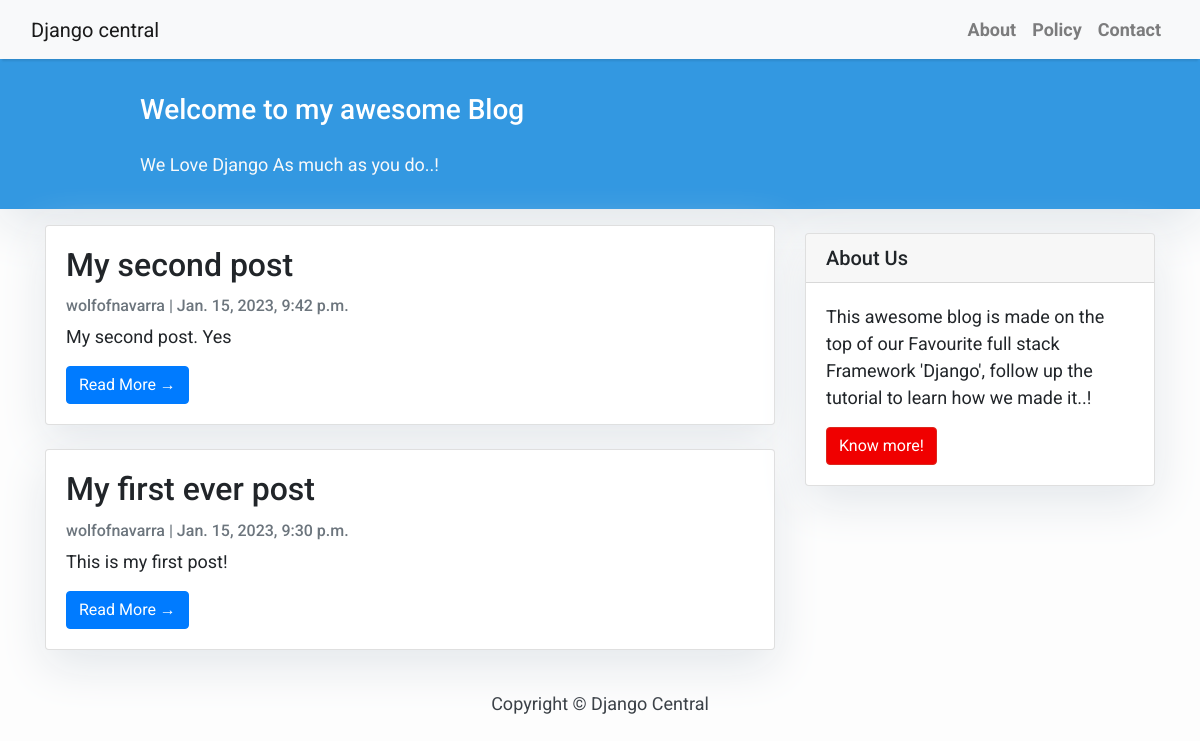
Before: / with the older database file.
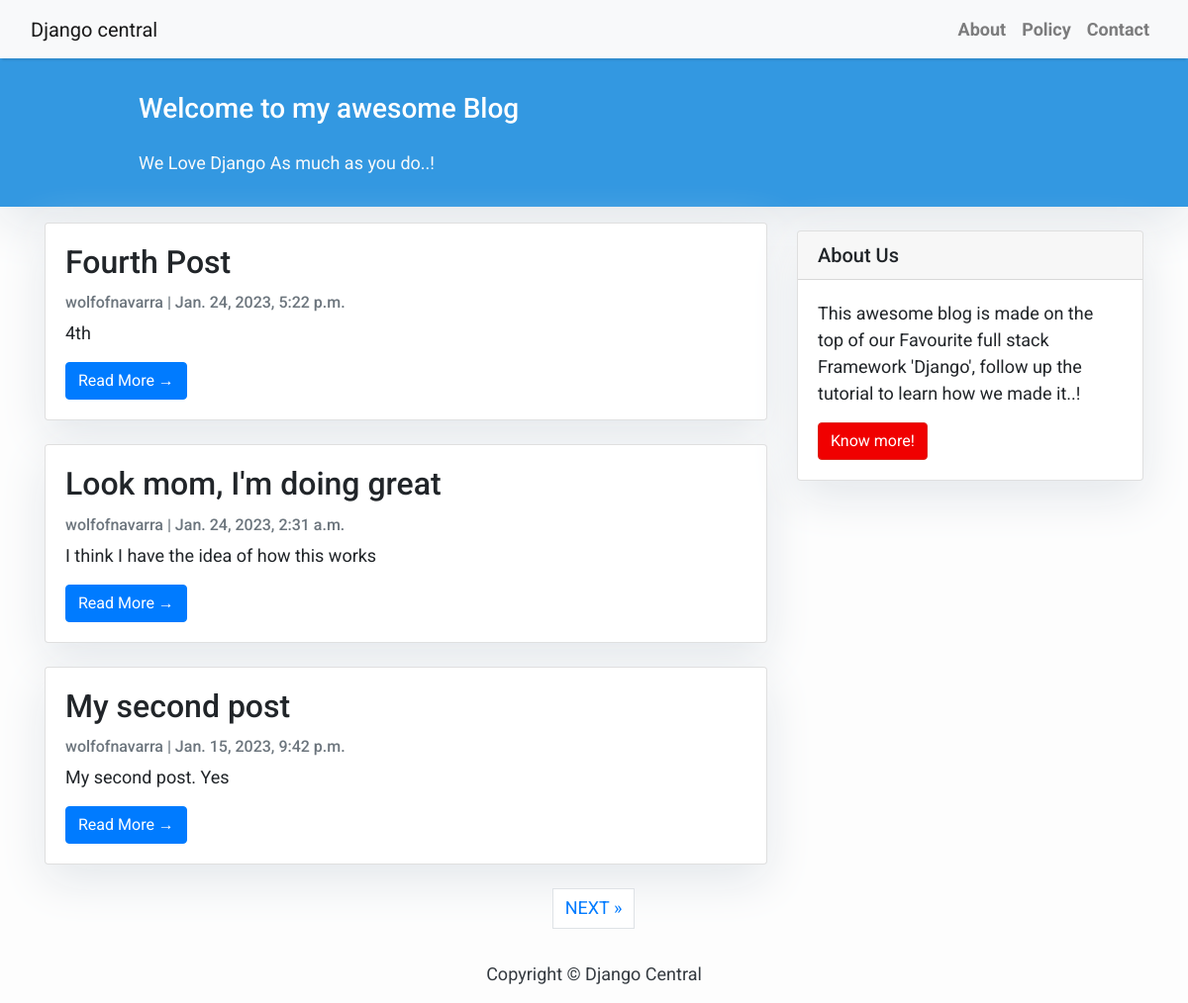
After: the same page with the newer database file.
### blog/models.py (models this page shows, shortened)
class Post(models.Model):
    title = models.CharField(max_length=200, unique=True)
    slug = models.SlugField(max_length=200, unique=True)
    author = models.ForeignKey(User, on_delete= models.CASCADE,related_name='blog_posts')
    updated_on = models.DateTimeField(auto_now= True)
    content = models.TextField()
    created_on = models.DateTimeField(auto_now_add=True)
    status = models.IntegerField(choices=STATUS, default=0)
    class Meta:
        ordering = ['-created_on']

### blog/views.py (the view)
# urls.py: path('', views.PostList, name='home'),
def PostList(request):
    object_list = Post.objects.filter(status=1).order_by('-created_on')
    paginator = Paginator(object_list, 3) #replace paginate_by = 3
    page = request.GET.get('page')
    try:
        post_list = paginator.page(page)
    except PageNotAnInteger:
        post_list = paginator.page(1)
    except EmptyPage:
        post_list = paginator.page(paginator.num_pages)
    return render(request,
                  'index.html',
                  {'page': page,
                  'post_list': post_list})

### templates/index.html (shortened to what this page needs)
{% extends "base.html" %}
{% block content %}
<header class="masthead">
    <div class="container">
        <div class="row">
            <div class=" col-md-8 col-md-10 mx-auto">
                <div class="site-heading">
                    <h3 class=" site-heading my-4 mt-3 text-white"> Welcome to my awesome Blog </h3>
                    <p class="text-light">We Love Django As much as you do..! &nbsp
                    </p>
                </div>
            </div>
        </div>
    </div>
</header>
<div class="container">
    <div class="row">
        <div class="col-md-8 mt-3 left">
            {% for post in post_list %}
            <div class="card mb-4">
                <div class="card-body">
                    <h2 class="card-title">{{ post.title }}</h2>
                    <p class="card-text text-muted h6">{{ post.author }} | {{ post.created_on}} </p>
                    <p class="card-text">{{post.content|slice:":200" }}</p>
                    <a href="{% url 'post_detail' post.slug  %}" class="btn btn-primary">Read More &rarr;</a>
                </div>
            </div>
            {% endfor %}
        </div>
        {% block sidebar %} {% include 'sidebar.html' %} {% endblock sidebar %}
    </div>
</div>
{% if post_list.has_other_pages %}
  <ul class="pagination justify-content-center">
    {% if post_list.has_next %}
    <li><a href="?page={{ post_list.next_page_number }}" class="page-link"> NEXT &raquo;</a></li>
   {% endif %}
  </ul>
{% endif %}
{%endblock%}

Changed rows visible on the page:
no longer on this page (row unchanged): Post: title "My first ever post", author "wolfofnavarra", created_on "Jan. 15, 2023, 9:30 p.m.", content "This is my first post!"
added Post: title "Fourth Post", author "wolfofnavarra", created_on "Jan. 24, 2023, 5:22 p.m.", content "4th"
now on this page (row edited): Post: title "Look mom, I'm doing great", author "wolfofnavarra", created_on "Jan. 24, 2023, 2:31 a.m.", content "I think I have the idea of how this works"
Other visible differences:
text now shown: "NEXT »"
